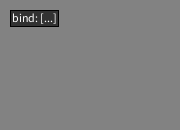
Frame 1 (no input)
Frame 60 (the mouse pressed at the canvas centre just before this capture): identical to frame 1, image omitted
Frame 120 (the mouse held since frame 60 and released just before this capture): identical to frame 1, image omitted

The Processing sketch that drew this single still picture (run headless with seeded random() and noise(); from frame 60 on, the mouse is pressed at the canvas centre):

// Processing sketch: keybind_class
// ── keybind_class.pde
//keybind class
keyBind keybind = new keyBind("bind: ", 10, 10);

void setup() {
  size(180, 130);
}

void draw() {
  background(#828282);
  keybind.update();
}

class keyBind {
  boolean overridable = false;
  color bg = #828282;
  color backFill = #323232;
  color textFill = #FFFFFF;
  color black = #000000;
  int x, y, w, w_padding = 4, h = 16;
  char[] o = { '[', ']' };
  String text;
  String defaultText = "...", updateText = "...", lastText = "...", outputText;
  keyBind(String name, int xpos, int ypos) {
    text = name;
    x = xpos;
    y = ypos;
  }
  void update() {
    getWidth();
    drawKeyBind();
    updateKeyBind();
  }
  void getWidth() {
    w = w_padding + int(textWidth(updateBind()));
  }
  void updateKeyBind() {
    if ((mouseX >= x && mouseX <= x + w) && (mouseY >= y && mouseY <= y + h)) {
      if (updateText == "...")
        updateText = "press a key";
      if(mousePressed)
        overridable = true;
    } else if (!((mouseX >= x && mouseX <= x + w) && (mouseY >= y && mouseY <= y + h)) && updateText == "press a key")
      updateText = "...";

    if (overridable) {
      if (keyPressed) {
        updateText = keyToString();
        overridable = false;
      } else if (mousePressed) {
        updateText = mouseToString();
        overridable = false;
      }
    }
  }
  String updateBind() {
    outputText = text + o[0] + updateText + o[1];
    return outputText;
  }
  void drawKeyBind() {
    fill(backFill);
    rect(x, y, w, h);
    fill(textFill);
    text(outputText, x + 2, y + 12);
  }
  String mouseToString() {
    switch(mouseButton) {
    case 37:
      return "lmb";
    case 39:
      return "rmb";
    default:
      return "...";
    }
  }
  String keyToString() {
    switch(int(key)) {
    case 8:
      return "backspace";
    case 9:
      return "tab";
    case 10:
      return "enter";
    case 32:
      return "space";
    case 39:
      return "'";
    case 44:
      return ",";
    case 45:
      return "-";
    case 46:
      return ".";
    case 47:
      return "/";
    case 48:
      return "0";
    case 49:
      return "1";
    case 50:
      return "2";
    case 51:
      return "3";
    case 52:
      return "4";
    case 53:
      return "5";
    case 54:
      return "6";
    case 55:
      return "7";
    case 56:
      return "8";
    case 57:
      return "9";
    case 59:
      return ";";
    case 61:
      return "=";
    case 65:
      return "a";
    case 66:
      return "b";
    case 67:
      return "c";
    case 68:
      return "d";
    case 69:
      return "e";
    case 70:
      return "f";
    case 71:
      return "g";
    case 72:
      return "h";
    case 73:
      return "i";
    case 74:
      return "j";
    case 75:
      return "k";
    case 76:
      return "l";
    case 77:
      return "m";
    case 78:
      return "n";
    case 79:
      return "o";
    case 80:
      return "p";
    case 81:
      return "q";
    case 82:
      return "r";
    case 83:
      return "s";
    case 84:
      return "t";
    case 85:
      return "u";
    case 86:
      return "v";
    case 87:
      return "w";
    case 88:
      return "x";
    case 89:
      return "y";
    case 90:
      return "z";
    case 91:
      return "[";
    case 92:
      return "\\";
    case 93:
      return "]";
    case 96:
      return "`";
    case 97:
      return "a";
    case 98:
      return "b";
    case 99:
      return "c";
    case 100:
      return "d";
    case 101:
      return "e";
    case 102:
      return "f";
    case 103:
      return "g";
    case 104:
      return "h";
    case 105:
      return "i";
    case 106:
      return "j";
    case 107:
      return "k";
    case 108:
      return "l";
    case 109:
      return "m";
    case 110:
      return "n";
    case 111:
      return "o";
    case 112:
      return "p";
    case 113:
      return "q";
    case 114:
      return "r";
    case 115:
      return "s";
    case 116:
      return "t";
    case 117:
      return "u";
    case 118:
      return "v";
    case 119:
      return "w";
    case 120:
      return "x";
    case 121:
      return "y";
    case 122:
      return "z";
    case 127:
      return "..."; //delete key
    default:
      if (key == 65535) {
        switch(keyCode) {
          //keycode switch
        case 16:
          return "shift";
        case 17:
          return "ctrl";
        case 18:
          return "alt";
        case 20:
          return "caps";
        case 33:
          return "pgup";
        case 34:
          return "pgdn";
        case 35:
          return "end";
        case 36:
          return "home";
        case 37:
          return "left";
        case 38:
          return "up";
        case 39:
          return "right";
        case 40:
          return "down";
        case 155:
          return "insert";
        default:
          return "...";
        }
      } else {
        return "...";
      }
    }
  }
}
